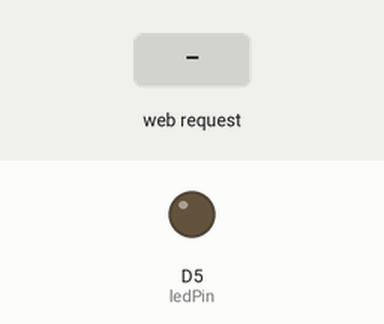
Simulated run of this sketch. Board: ESP8266 (NodeMCU). Parts: output pins drawn as LEDs (lit = HIGH). The test bench sets the inputs (shaded band). What the sketch prints to the serial monitor is not drawn.

Above: at 1.2 s.
1.3 s: HTTP request GET /on received
At 2.5 s:
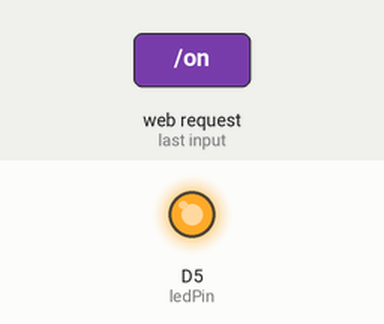
2.8 s: HTTP request GET /off received
At 3.8 s:
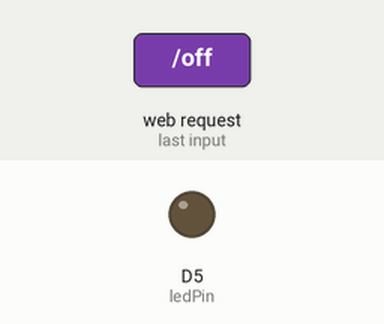
Timing chart, 0 to 5.8 s (numbered marks = the images above; inputs shaded):
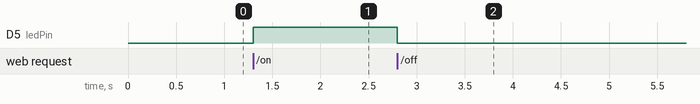

The sketch:

code.ino
```cpp
// (licence header left out)
#include <ESP8266WiFi.h>
#include <ESP8266WebServer.h>

const char *ssid = "YourSSID";
const char *password = "YourPassword";

ESP8266WebServer server(80);

const int ledPin = D5;
bool ledState = LOW;

void setup() {
  Serial.begin(115200);

  pinMode(ledPin, OUTPUT);
  digitalWrite(ledPin, ledState);

  WiFi.mode(WIFI_AP);
  WiFi.softAP(ssid, password);

  server.on("/", HTTP_GET, []() {
    String html = "<html><head><meta name='viewport' content='width=device-width, initial-scale=1.0'>";
    html += "<style>";
    html += "body { font-family: 'Arial', sans-serif; text-align: center; margin-top: 50px; }";
    html += "h1 { color: #333; }";
    html += "form { margin-top: 20px; }";
    html += "input[type=submit] { background-color: #4CAF50; color: white; padding: 10px 15px; font-size: 16px; cursor: pointer; }";
    html += "@media only screen and (max-width: 600px) { body { margin-top: 20px; } }";
    html += "</style></head><body>";
    html += "<h1>InventoAi 2.4G Controler</h1>";
    html += "<p>LED State: " + String(ledState ? "ON" : "OFF") + "</p>";
    html += "<form action='/on' method='get'><input type='submit' value='Turn On'></form>";
    html += "<form action='/off' method='get'><input type='submit' value='Turn Off'></form>";
    html += "</body></html>";
    server.send(200, "text/html", html);
  });

  server.on("/on", HTTP_GET, []() {
    ledState = HIGH;
    digitalWrite(ledPin, ledState);
    server.sendHeader("Location", "/");
    server.send(303);
  });

  server.on("/off", HTTP_GET, []() {
    ledState = LOW;
    digitalWrite(ledPin, ledState);
    server.sendHeader("Location", "/");
    server.send(303);
  });

  server.begin();
  Serial.println("HTTP server started");
}

void loop() {
  server.handleClient();
}
```

Measured:
- after the input at 1.3 s, D5 (ledPin): LOW → HIGH at once
- after the input at 2.8 s, D5 (ledPin): HIGH → LOW at once
